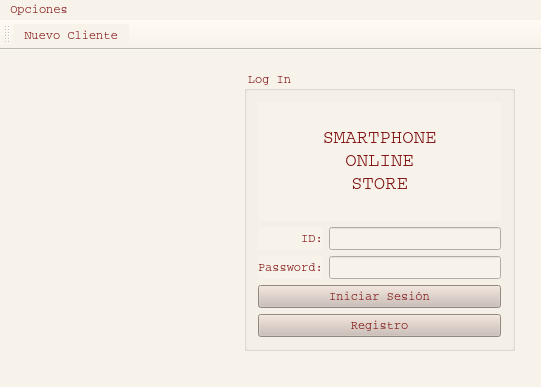
<?xml version="1.0" encoding="UTF-8"?>
<ui version="4.0">
 <class>MainWindow</class>
 <widget class="QMainWindow" name="MainWindow">
  <property name="geometry">
   <rect>
    <x>0</x>
    <y>0</y>
    <width>541</width>
    <height>387</height>
   </rect>
  </property>
  <property name="windowTitle">
   <string>MainWindow</string>
  </property>
  <property name="styleSheet">
   <string notr="true">*{
background-color: #f7f2ea;
color: #7a0606;
font-family: VCR,Courier New,Courier,Lucida Sans Typewriter,Lucida Typewriter,monospace;
}

QPushButton{
background-color: #cbbeb5;
}

</string>
  </property>
  <widget class="QWidget" name="centralWidget">
   <widget class="QGroupBox" name="groupBox">
    <property name="geometry">
     <rect>
      <x>244</x>
      <y>20</y>
      <width>271</width>
      <height>281</height>
     </rect>
    </property>
    <property name="title">
     <string>Log In</string>
    </property>
    <layout class="QVBoxLayout" name="verticalLayout_2">
     <item>
      <widget class="QLabel" name="label">
       <property name="font">
        <font>
         <family>VCR,Courier New,Courier,Lucida Sans Typewriter,Lucida Typewriter,monospace</family>
         <pointsize>14</pointsize>
        </font>
       </property>
       <property name="styleSheet">
        <string notr="true">text-align:center;
</string>
       </property>
       <property name="text">
        <string>&lt;p style: &quot;text-align:center; &quot;&gt;SMARTPHONE&lt;br&gt;ONLINE&lt;br&gt;STORE&lt;/p&gt;</string>
       </property>
       <property name="alignment">
        <set>Qt::AlignCenter</set>
       </property>
      </widget>
     </item>
     <item>
      <layout class="QVBoxLayout" name="verticalLayout">
       <item>
        <layout class="QHBoxLayout" name="horizontalLayout">
         <item>
          <widget class="QLabel" name="label_2">
           <property name="text">
            <string>      ID:</string>
           </property>
          </widget>
         </item>
         <item>
          <widget class="QLineEdit" name="line_user"/>
         </item>
        </layout>
       </item>
       <item>
        <layout class="QHBoxLayout" name="horizontalLayout_2">
         <item>
          <widget class="QLabel" name="label_3">
           <property name="text">
            <string>Password:</string>
           </property>
          </widget>
         </item>
         <item>
          <widget class="QLineEdit" name="line_pass">
           <property name="echoMode">
            <enum>QLineEdit::Password</enum>
           </property>
          </widget>
         </item>
        </layout>
       </item>
       <item>
        <widget class="QPushButton" name="push_login">
         <property name="text">
          <string>Iniciar Sesión</string>
         </property>
        </widget>
       </item>
       <item>
        <widget class="QPushButton" name="push_registro">
         <property name="text">
          <string>Registro</string>
         </property>
        </widget>
       </item>
      </layout>
     </item>
    </layout>
   </widget>
   <widget class="QLabel" name="label_pic">
    <property name="geometry">
     <rect>
      <x>20</x>
      <y>50</y>
      <width>181</width>
      <height>181</height>
     </rect>
    </property>
    <property name="text">
     <string/>
    </property>
    <property name="pixmap">
     <pixmap resource="resources.qrc">:/celulares/img/celulares/iPhoneXR.png</pixmap>
    </property>
    <property name="scaledContents">
     <bool>true</bool>
    </property>
   </widget>
   <widget class="QLabel" name="stateLabel">
    <property name="geometry">
     <rect>
      <x>110</x>
      <y>250</y>
      <width>47</width>
      <height>13</height>
     </rect>
    </property>
    <property name="text">
     <string/>
    </property>
   </widget>
  </widget>
  <widget class="QMenuBar" name="menuBar">
   <property name="geometry">
    <rect>
     <x>0</x>
     <y>0</y>
     <width>541</width>
     <height>21</height>
    </rect>
   </property>
   <widget class="QMenu" name="menuOpciones">
    <property name="title">
     <string>Opciones</string>
    </property>
    <addaction name="actionNuevo_Cliente"/>
    <addaction name="separator"/>
    <addaction name="actionSobre_Qt"/>
   </widget>
   <addaction name="menuOpciones"/>
  </widget>
  <widget class="QToolBar" name="mainToolBar">
   <attribute name="toolBarArea">
    <enum>TopToolBarArea</enum>
   </attribute>
   <attribute name="toolBarBreak">
    <bool>false</bool>
   </attribute>
   <addaction name="actionNuevo_Cliente"/>
  </widget>
  <widget class="QStatusBar" name="statusBar">
   <property name="toolTip">
    <string/>
   </property>
   <property name="toolTipDuration">
    <number>-1</number>
   </property>
  </widget>
  <action name="actionSobre_Qt">
   <property name="icon">
    <iconset resource="resources.qrc">
     <normaloff>:/Icons/img/png/007-package.png</normaloff>:/Icons/img/png/007-package.png</iconset>
   </property>
   <property name="text">
    <string>Sobre Qt</string>
   </property>
  </action>
  <action name="actionNuevo_Cliente">
   <property name="icon">
    <iconset resource="resources.qrc">
     <normaloff>:/Icons/img/png/004-businessman.png</normaloff>:/Icons/img/png/004-businessman.png</iconset>
   </property>
   <property name="text">
    <string>Nuevo Cliente</string>
   </property>
  </action>
 </widget>
 <layoutdefault spacing="6" margin="11"/>
 <resources>
  <include location="resources.qrc"/>
 </resources>
 <connections/>
</ui>
